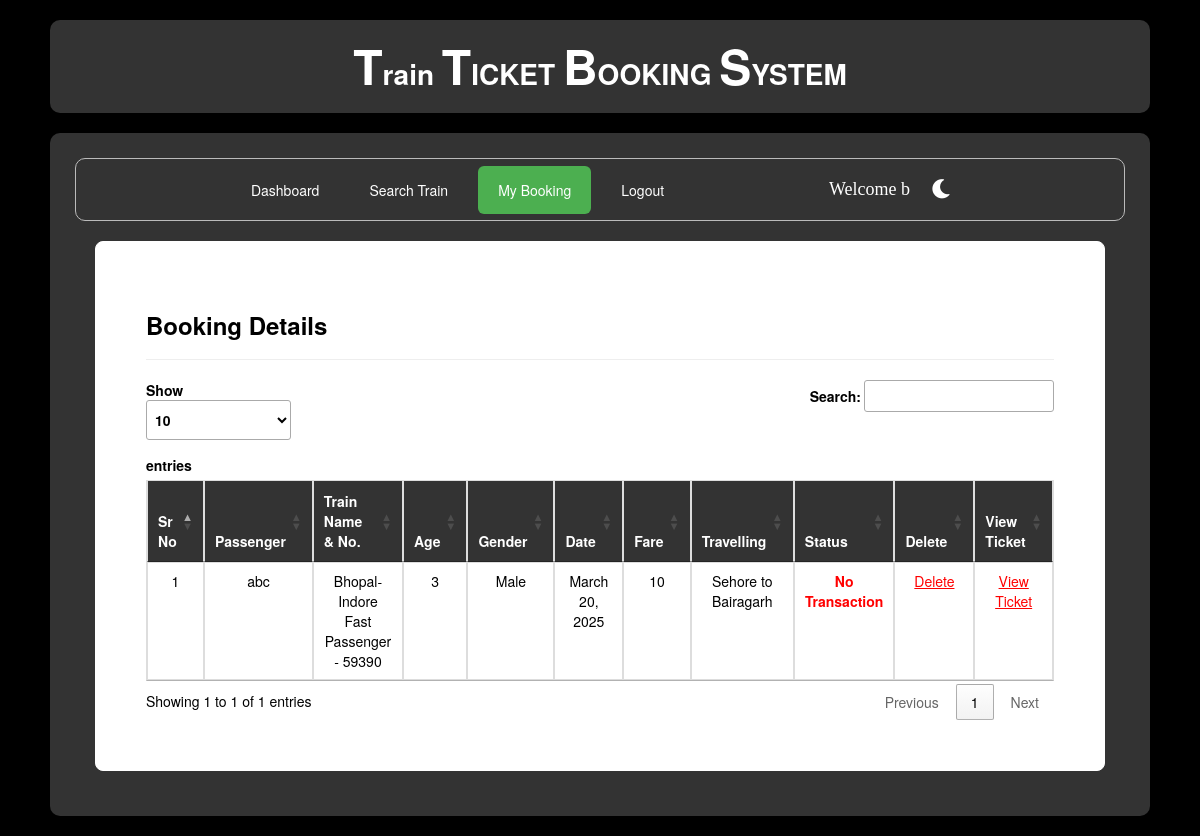
Page /my_booking/ (signed in) on the earlier database version.
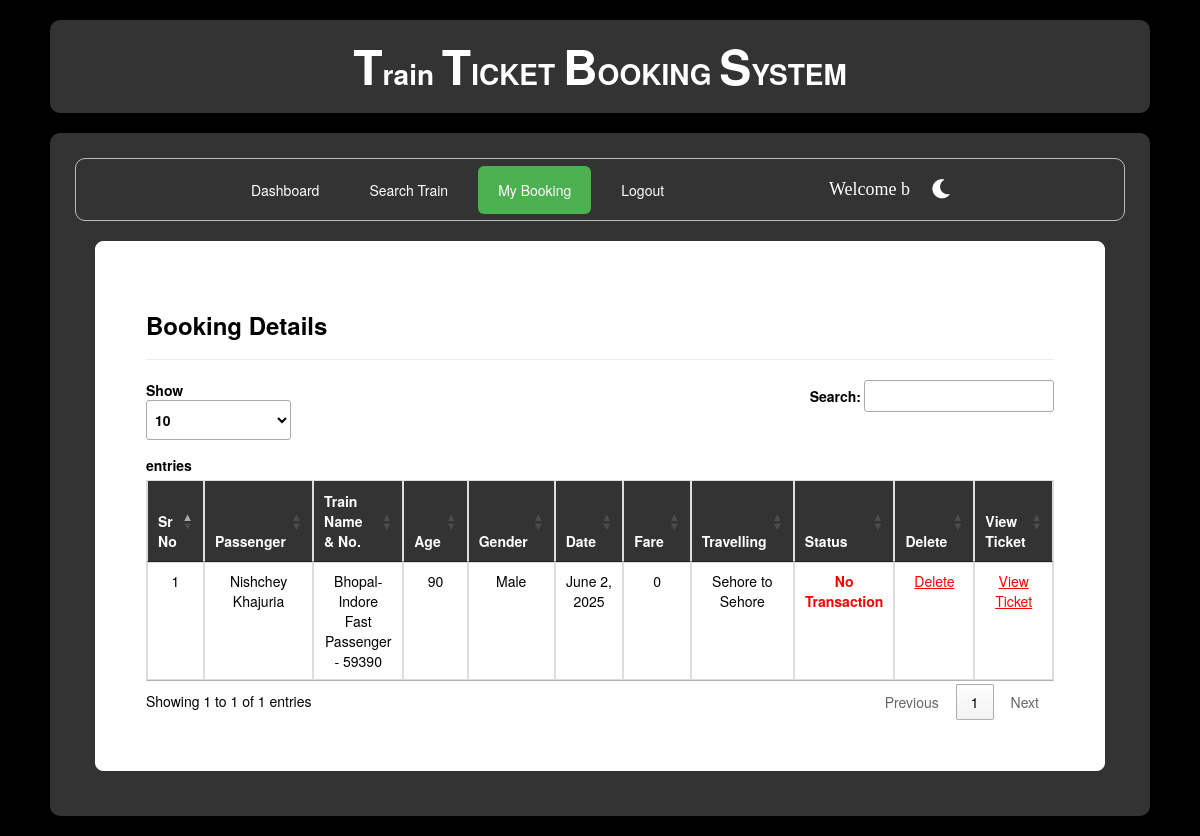
Same page on the later database version.
### railway/models.py (models this page shows, shortened)
class Passenger(models.Model):
    user = models.ForeignKey(Register,on_delete=models.CASCADE,null=True)
    train = models.ForeignKey(Add_Train,on_delete=models.CASCADE,null=True)
    name = models.CharField(max_length=100,null=True)
    age = models.IntegerField(null=True)
    gender = models.CharField(max_length=30,null=True)
    route=models.CharField(max_length=100,null=True)
    status = models.CharField(max_length=30,null=True)
    date1 = models.DateField(null=True)
    fare = models.IntegerField(null=True)

class Add_Train(models.Model):
    trainname = models.CharField(max_length=30,null=True)
    train_no = models.IntegerField(null=True)
    from_city = models.CharField(max_length=30,null=True)
    to_city = models.CharField(max_length=30,null=True)
    departuretime=models.CharField(max_length=30,null=True)
    arrivaltime=models.CharField(max_length=30,null=True)
    trevaltime=models.CharField(max_length=100,null=True)
    distance=models.IntegerField(null=True)
    img=models.FileField(null=True)

### railway/views.py (the view)
# urls.py: path('my_booking/',my_booking,name="my_booking"),
def my_booking(request):
    if not request.user.is_authenticated:
        return redirect('login')
    user2 = User.objects.filter(username=request.user.username).get()
    user1 = Register.objects.filter(user=user2).get()
    pro = Passenger.objects.filter(user=user1)
    book = Book_ticket.objects.filter(user=user1)
    d = {'user':user1,'pro':pro,'book':book}
    return render(request,'my_booking.html',d)

### railway/templates/my_booking.html (shortened to what this page needs)
{% extends 'navigation2.html' %}
{% load static %}
{% block b %}
<div class="booking-container">
  <h3><strong>Booking Details</strong></h3>
  <hr>
  <div class="table-responsive">
    <table class="table table-bordered" id="myTable">
      <thead>
        <tr>
          <th>Sr No</th>
          <th>Passenger</th>
          <th>Train Name & No.</th>
          <th>Age</th>
          <th>Gender</th>
          <th>Date</th>
          <th>Fare</th>
          <th>Travelling</th>
          <th>Status</th>
          <th>Delete</th>
          <th>View Ticket</th>
        </tr>
      </thead>
      <tbody>
        {% for i in pro %}
        <tr>
          <td>{{ forloop.counter }}</td>
          <td>{{ i.name }}</td>
          <td>{{ i.train.trainname }} - {{ i.train.train_no }}</td>
          <td>{{ i.age }}</td>
          <td>{{ i.gender }}</td>
          <td>{{ i.date1 }}</td>
          <td>{{ i.fare }}</td>
          <td>{{ i.route }}</td>
          <td class="{% if i.status == 'set' %}status-confirmed{% else %}status-pending{% endif %}">
            {% if i.status == 'set' %}
              Booking Confirmed
            {% else %}
              No Transaction
            {% endif %}
          </td>
          <td><a href="{% url 'delte_my_booking' i.id %}">Delete</a></td>
          <td><a href="{% url 'view_ticket' i.id %}">View Ticket</a></td>
        </tr>
        {% endfor %}
      </tbody>
    </table>
  </div>
</div>
{% endblock %}

### railway/templates/navigation2.html (shortened to what this page needs)
{% extends 'head.html' %}
{% load static %}
{% block body %}
<link rel="stylesheet" href="//cdn.datatables.net/1.10.19/css/jquery.dataTables.min.css">
<div class="navbar">
  <div class="nav-links">
    <a href="{% url 'dashboard' %}" class="{% if request.path == '/dashboard/' %}active{% endif %}">Dashboard</a>
    <a href="{% url 'search_train' %}" class="{% if request.path == '/search_train/' %}active{% endif %}">Search Train</a>
    <a href="{% url 'my_booking' %}" class="{% if request.path == '/my_booking/' %}active{% endif %}">My Booking</a>
    <a href="{% url 'log_out' %}">Logout</a>
  </div>
  <div class="nav-user">
    <span>Welcome {{ request.user.username }}</span>
    <button class="toggle-btn" onclick="toggleTheme()">
      <i id="theme-icon" class="fa-solid fa-moon"></i>
    </button>
  </div>
</div>
{% block b %}{% endblock %}
{% endblock %}

### railway/templates/head.html (shortened to what this page needs)
<!DOCTYPE html>
<html lang="en">
<head>
  <link rel="stylesheet" href="https://cdnjs.cloudflare.com/ajax/libs/font-awesome/6.0.0-beta3/css/all.min.css">
  <link rel="stylesheet" href="https://maxcdn.bootstrapcdn.com/bootstrap/3.4.1/css/bootstrap.min.css">
</head>
<body>
  <div class="header-bar">
    <h1>
      <strong>
        <font size="16">T</font>rain
        <font size="16">T</font>ICKET
        <font size="16">B</font>OOKING
        <font size="16">S</font>YSTEM
      </strong>
    </h1>
  </div>
  <div class="content-box">
    {% block body %}
    {% endblock %}
  </div>
</body>
</html>

### railway/templates/head.html (style rules this page uses)
:root { --dark-bg: #000; --dark-text: #fff; --light-bg: #f9f9f9; --light-text: #111; --primary-dark: #333; --primary-light: #ddd; --input-bg-dark: #1a1a1a; --input-bg-light: #fff; --box-shadow: 0 0 10px rgba(0,0,0,0.3); }
body { background-color: var(--dark-bg); color: var(--dark-text); margin: 20px 50px; transition: all 0.3s ease; }
.header-bar { background-color: var(--primary-dark); border-radius: 10px; padding: 20px; position: relative; text-align: center; margin-bottom: 20px; }
.header-bar h1 { margin: 0; font-size: 28px; color: var(--dark-text); }
.content-box { background-color: var(--primary-dark); border-radius: 10px; padding: 25px; box-shadow: var(--box-shadow); }

### railway/templates/navigation2.html (style rules this page uses)
.navbar { display: flex; justify-content: space-between; align-items: center; background-color: #333; border-radius: 10px; border: 1px solid #bbb; padding: 0 20px; flex-wrap: wrap; }
.nav-links { display: flex; gap: 10px; flex-wrap: wrap; }
.nav-links a { color: white; padding: 14px 20px; text-decoration: none; border-radius: 6px; font-weight: 500; transition: background 0.3s; }
.nav-links .active { background-color: #4CAF50; }
.nav-user { display: flex; align-items: center; gap: 15px; color: white; font-family: cursive; font-size: 18px; padding: 14px 10px; white-space: nowrap; }
.toggle-btn { background: none; border: none; font-size: 22px; cursor: pointer; }
.toggle-btn i { color: white; }

### railway/templates/my_booking.html (style rules this page uses)
.booking-container { color: black; border: 1px solid white; border-radius: 8px; background-color: white; padding: 50px; margin: 20px; }
table { width: 100%; border-collapse: collapse; }
thead { background-color: #333; color: white; }
th, td { padding: 10px; text-align: center; vertical-align: middle; }
td a { color: red; text-decoration: underline; }
.status-pending { color: red; font-weight: bold; }

Differences in the rows shown:
removed Passenger: name "abc", train.trainname "Bhopal-Indore Fast Passenger", train.train_no "59390", age "3", gender "Male", date1 "March 20, 2025", fare "10", route "Sehore to Bairagarh", shows "No Transaction"
added Passenger: name "Nishchey Khajuria", train.trainname "Bhopal-Indore Fast Passenger", train.train_no "59390", age "90", gender "Male", date1 "June 2, 2025", fare "0", route "Sehore to Sehore", shows "No Transaction"
